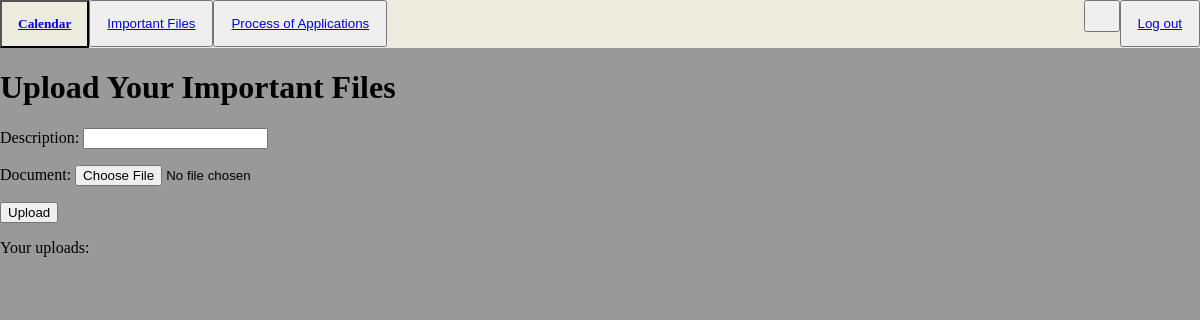
/important-files/, run on an earlier commit of the app's database.
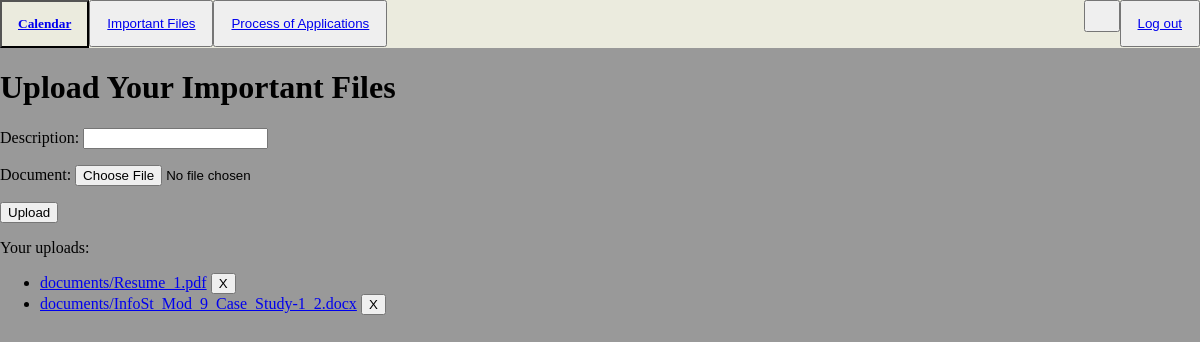
And on a later commit of the database.
### users/models.py (models this page shows)
class Document(models.Model):
    description = models.CharField(max_length=255, blank=True)
    document = models.FileField(upload_to='documents/')
    uploaded_at = models.DateTimeField(auto_now_add=True)

### users/views.py (the view)
# urls.py: path("important-files/", views.files, name="importantfiles"),
def files(request):
    if request.method == 'POST':
        form = DocumentForm(request.POST, request.FILES)
        if form.is_valid():
            form.save()
            return render(request, 'home/importantFiles.html', {
                'uploads': Document.objects.all()
            })
    else:
        form = DocumentForm()
    return render(request, 'home/importantFiles.html', {
        'form': form,
        'uploads': Document.objects.all()
    })

### users/forms.py
class DocumentForm(forms.ModelForm):
    class Meta:
        model = Document
        fields = ('description', 'document', )

### users/templates/home/importantFiles.html (shortened to what this page needs)
<html>
  <head>
    {% load static %}
    <link href="{% static 'css/home/home.css' %}" rel="stylesheet" type="text/css"/>
  </head>
  <body>
        <div class="topnav">
      <button onclick style="float: right">
        <a href="/log-out">
          Log out
        </a>
      </button>
      <button onclick style="float: right">
      </button>
      <button>
        <a href="/cal">
          Calendar
        </a>
      </button>
      <button onclick>
        <a href="/important-files">
          Important Files
        </a>
      </button>
      <button onclick>
        <a href="/process-of-applications">
          Process of Applications
        </a>
      </button>
    </div>
    <h1>Upload Your Important Files </h1>
    {% block content %}
  <form method="post" enctype="multipart/form-data">
    {{ form.as_p }}
    <button type="submit">Upload</button>
  </form>
{% endblock %}
  <div>
    <p>Your uploads:</p>
    <ul class="uploads">
    {% for x in uploads %}
    <li>
      <a href="{{x.document}}" download>{{x.document}}</a>
      <a href="delete/{{x.document}}"><button>X</button></a>
    </li>
    {% endfor %}
    </ul>
    <br>
  </div>
  </body>
</html>

### static/css/home/home.css (style rules this page uses)
body { margin: 0; padding: 0; font-family: Fantasy; background-size: cover; background-color: #999999 }
.topnav { overflow: hidden; background-color: #ebebde; }
.topnav button { float: left; display: block; color: black; text-align: center; padding: 14px 16px; text-decoration: none; }

What changed in the data, as far as the page shows it:
added Document: document "documents/Resume_1.pdf"
added Document: document "documents/InfoSt_Mod_9_Case_Study-1_2.docx"
